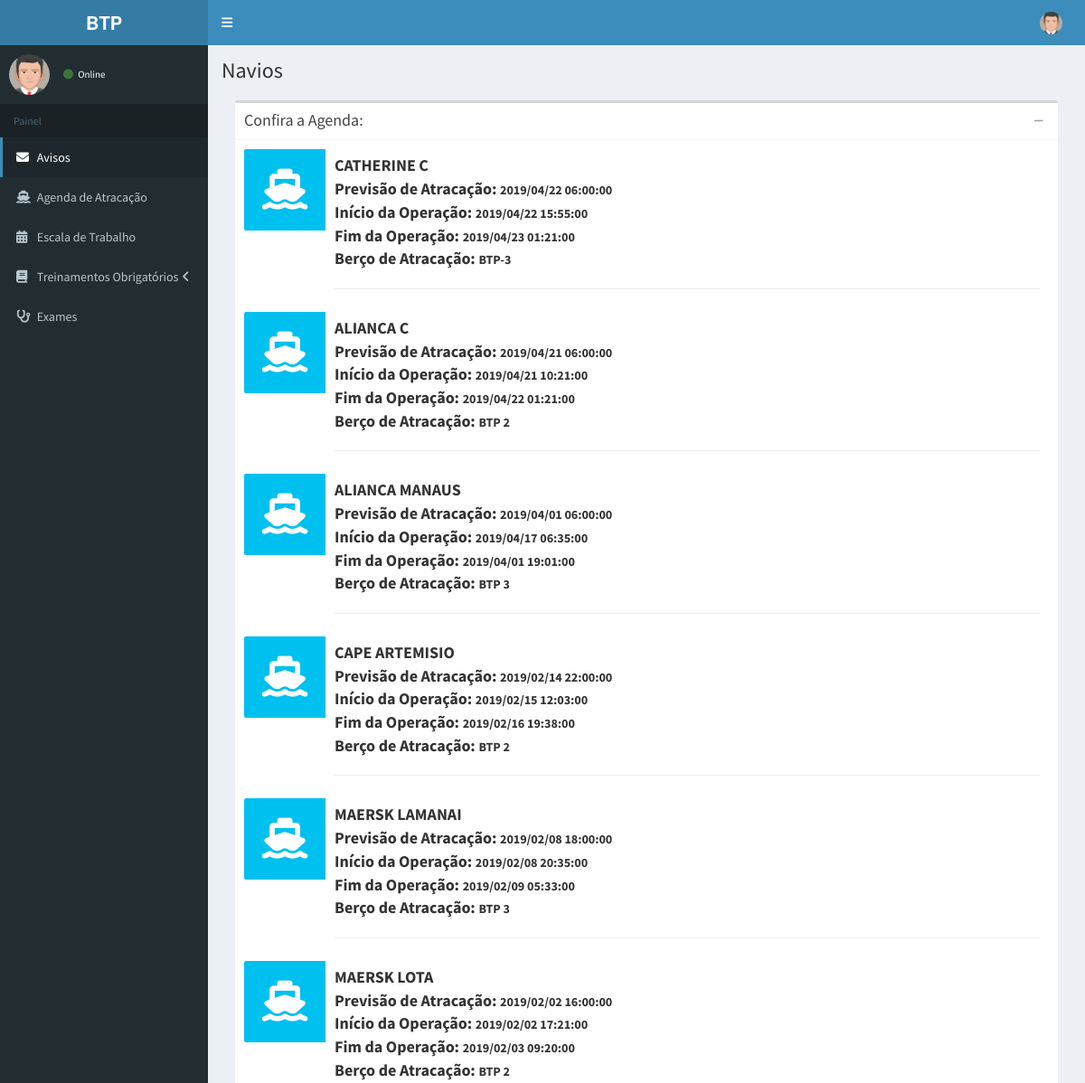
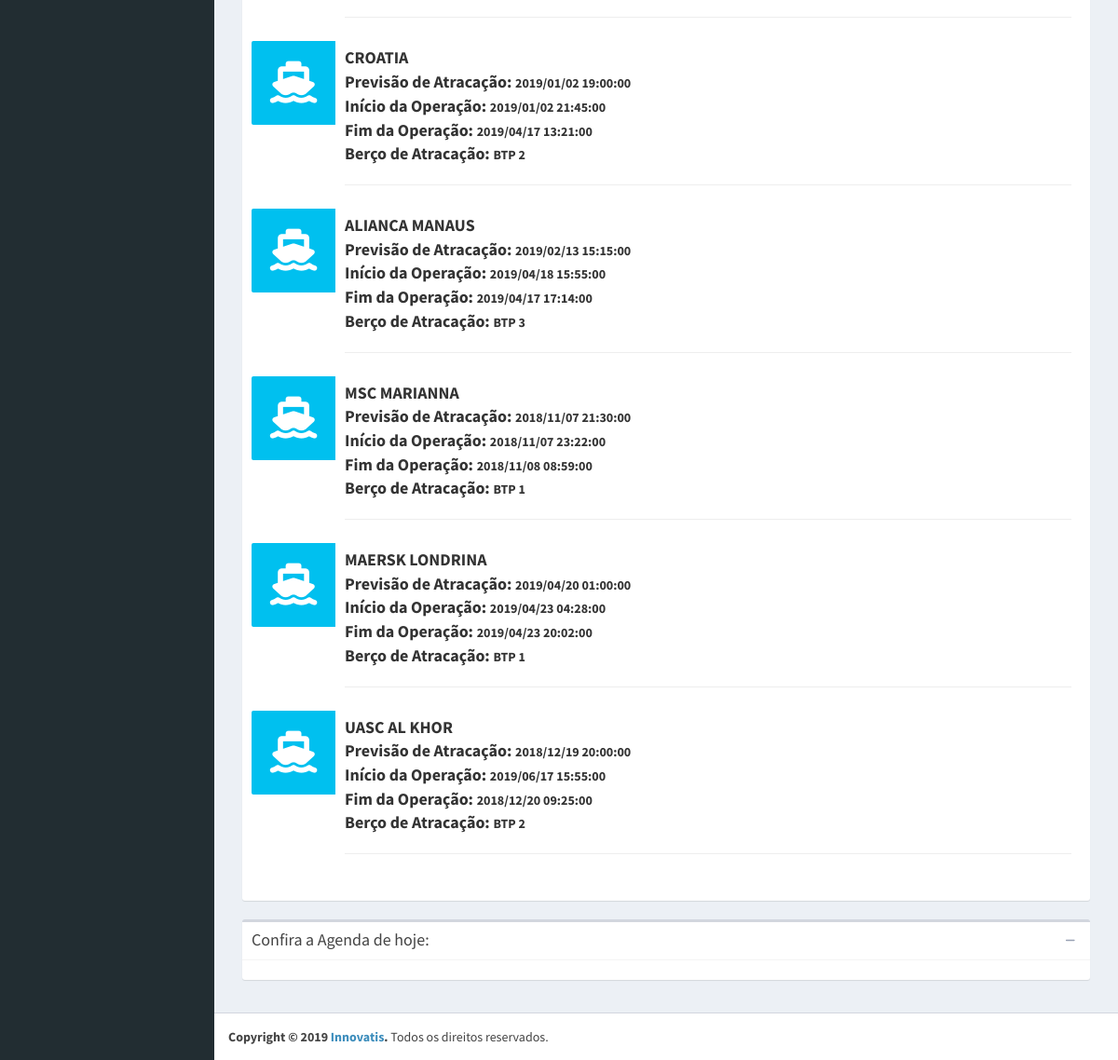
The app's page /AgendaNav.php (signed in) with its own data (2 pictures, top to bottom).
### tables this page shows
CREATE TABLE `navios` (
  `ID` int(11) NOT NULL,
  `BERTH_WINDOW` varchar(55) DEFAULT NULL,
  `CHEGADA_BARRA` varchar(55) DEFAULT NULL,
  `PREVISAO_ATRACACAO` varchar(55) DEFAULT NULL,
  `ESCA_DTHR_ATRACACAO` varchar(55) DEFAULT NULL,
  `INICIO_OPERACAO` varchar(55) DEFAULT NULL,
  `FIM_OPERCACAO` varchar(55) DEFAULT NULL,
  `DESATRACACAO` varchar(55) DEFAULT NULL,
  `NAVI_NOME` varchar(55) DEFAULT NULL,
  `HINA_QTDE_TOTAL_MOV` varchar(55) DEFAULT NULL,
  `HINA_CMPH` varchar(55) DEFAULT NULL,
  `SERVICO` varchar(55) DEFAULT NULL,
  `LINER` varchar(55) DEFAULT NULL,
  `BERCO_ATRACACAO` varchar(55) DEFAULT NULL
);

### consulta.php (called while the page is built, shortened)
<?php
$conn = new PDO('mysql:host=localhost;dbname=db_btp', "root", "");
$conn->setAttribute(PDO::ATTR_ERRMODE, PDO::ERRMODE_EXCEPTION);
$sql1Navio = "SELECT PREVISAO_ATRACACAO,NAVI_NOME,BERCO_ATRACACAO,INICIO_OPERACAO,FIM_OPERCACAO   FROM navios";
$resultnavio = $conn->query( $sql1Navio );
?>

### AgendaNav.php (the view, shortened to what this page needs)
<?php
require_once __DIR__."/consulta.php";
?>
<!DOCTYPE html>
<html>
<head>
  <link rel="stylesheet" href="bower_components/bootstrap/dist/css/bootstrap.min.css">
  <link rel="stylesheet" href="bower_components/font-awesome/css/font-awesome.min.css">
  <link rel="stylesheet" href="bower_components/Ionicons/css/ionicons.min.css">
  <link rel="stylesheet" href="dist/css/AdminLTE.min.css">
   <link rel="stylesheet" href="dist/css/Admin.css">
  <link rel="stylesheet" href="dist/css/skins/skin-blue.min.css">
</head>
<body class="hold-transition skin-blue sidebar-mini">
<div class="wrapper">
  <header class="main-header">
    <a href="#" class="logo">
      <span class="logo-lg"><b>BTP</b></span>
    </a>
    <nav class="navbar navbar-static-top" role="navigation">
      <a href="#" class="sidebar-toggle" data-toggle="push-menu" role="button">
      </a>
      <div class="navbar-custom-menu">
        <ul class="nav navbar-nav">
          <li class="dropdown user user-menu">
            <a href="#" class="dropdown-toggle" data-toggle="dropdown">
              <img src="dist/img/avatar5.png" class="user-image" alt="User Image">
            </a>
          </li>
        </ul>
      </div>
    </nav>
  </header>
  <aside class="main-sidebar">
    <section class="sidebar">
      <div class="user-panel">
        <div class="pull-left image">
          <img src="dist/img/avatar5.png" class="img-circle" alt="User Image">
        </div>
        <div class="pull-left info">
          <a href="#"><i class="fa fa-circle text-success"></i> Online</a>
        </div>
      </div>
      <ul class="sidebar-menu" data-widget="tree">
        <li class="header">Painel</li>
        <li class="active"><a href="dashboard.php"><i class="fa fa-envelope"></i> <span>Avisos</span></a></li>
        <li><a href="#"><i class="fa fa-ship"></i> <span>Agenda de Atracação</span></a></li>
        <li><a href="escala.php"><i class="fa fa-calendar"></i> <span>Escala de Trabalho</span></a></li>
        <li class="treeview">
          <a href="#"><i class="fa fa-book"></i> <span>Treinamentos Obrigatórios</span>
            <span class="pull-right-container">
                <i class="fa fa-angle-left pull-right"></i>
              </span>
          </a>
        </li>
         <li><a href="exames.php"><i class="fa fa-stethoscope"></i> <span>Exames</span></a></li>
      </ul>
    </section>
  </aside>
  <div class="content-wrapper">
    <section class="content-header">
      <h1>Navios</h1>
  <br/>
      <div class="col-xs-12 ">
        <div class="box mobile">
          <div class="box-header with-border">
            <h3 class="box-title">Confira a Agenda:</h3>
            <div class="box-tools pull-right">
                 <button type="button" class="btn btn-box-tool" data-widget="collapse"><i class="fa fa-minus"></i></button>
             </div>
          </div>
          <div class="box-body">
            <div class='col-md-12 col-sm-6 col-xs-12'>
              <div class="row">
          <?php
            while ($linha = $resultnavio->fetch(PDO::FETCH_ASSOC )) {
              echo "
                      <div class='info-box'>
                        <span class='info-box-icon bg-aqua'><i  class='fa fa-ship'></i></span>
                        <div class='info-box-content'>
                          <span class='info-box-number'>{$linha['NAVI_NOME']}</span>
                          <span class='info-box-number'>Previsão de Atracação: <small>{$linha['PREVISAO_ATRACACAO']}</small></span>
                           <span class='info-box-number'>Início da Operação: <small>{$linha['INICIO_OPERACAO']}</small></span>
                            <span class='info-box-number'>Fim da Operação: <small>{$linha['FIM_OPERCACAO']}</small></span>
                            <span class='info-box-number'>Berço de Atracação: <small>{$linha['BERCO_ATRACACAO']}</small></span>
                            <hr>
                        </div>
                      ";
              }?>
            </div>
          </div>
        </div>
          </div>
        </div>
      </div>
    </section>
    <section class="content container-fluid">
    <div class="col-xs-12 ">
        <div class="box mobile">
          <div class="box-header with-border">
            <h3 class="box-title">Confira a Agenda de hoje:</h3>
            <div class="box-tools pull-right">
                 <button type="button" class="btn btn-box-tool" data-widget="collapse"><i class="fa fa-minus"></i></button>
             </div>
          </div>
          <div class="box-body">
            <div class='col-md-12 col-sm-6 col-xs-12'>
          </div>
        </div>
          </div>
        </div>
    </section>
  </div>
  <footer class="main-footer">
    <strong>Copyright &copy; 2019 <a href="#">Innovatis</a>.</strong> Todos os direitos reservados.
  </footer>
</body>
</html>

### records on screen
navios: NAVI_NOME "CATHERINE C", PREVISAO_ATRACACAO "2019/04/22 06:00:00", INICIO_OPERACAO "2019/04/22 15:55:00", FIM_OPERCACAO "2019/04/23 01:21:00", BERCO_ATRACACAO "BTP-3"
navios: NAVI_NOME "ALIANCA C", PREVISAO_ATRACACAO "2019/04/21 06:00:00", INICIO_OPERACAO "2019/04/21 10:21:00", FIM_OPERCACAO "2019/04/22 01:21:00", BERCO_ATRACACAO "BTP 2"
navios: NAVI_NOME "ALIANCA MANAUS", PREVISAO_ATRACACAO "2019/04/01 06:00:00", INICIO_OPERACAO "2019/04/17 06:35:00", FIM_OPERCACAO "2019/04/01 19:01:00", BERCO_ATRACACAO "BTP 3"
navios: NAVI_NOME "CAPE ARTEMISIO", PREVISAO_ATRACACAO "2019/02/14 22:00:00", INICIO_OPERACAO "2019/02/15 12:03:00", FIM_OPERCACAO "2019/02/16 19:38:00", BERCO_ATRACACAO "BTP 2"
navios: NAVI_NOME "MAERSK LAMANAI", PREVISAO_ATRACACAO "2019/02/08 18:00:00", INICIO_OPERACAO "2019/02/08 20:35:00", FIM_OPERCACAO "2019/02/09 05:33:00", BERCO_ATRACACAO "BTP 3"
navios: NAVI_NOME "MAERSK LOTA", PREVISAO_ATRACACAO "2019/02/02 16:00:00", INICIO_OPERACAO "2019/02/02 17:21:00", FIM_OPERCACAO "2019/02/03 09:20:00", BERCO_ATRACACAO "BTP 2"
navios: NAVI_NOME "CROATIA", PREVISAO_ATRACACAO "2019/01/02 19:00:00", INICIO_OPERACAO "2019/01/02 21:45:00", FIM_OPERCACAO "2019/04/17 13:21:00", BERCO_ATRACACAO "BTP 2"
navios: NAVI_NOME "ALIANCA MANAUS", PREVISAO_ATRACACAO "2019/02/13 15:15:00", INICIO_OPERACAO "2019/04/18 15:55:00", FIM_OPERCACAO "2019/04/17 17:14:00", BERCO_ATRACACAO "BTP 3"
navios: NAVI_NOME "MSC MARIANNA", PREVISAO_ATRACACAO "2018/11/07 21:30:00", INICIO_OPERACAO "2018/11/07 23:22:00", FIM_OPERCACAO "2018/11/08 08:59:00", BERCO_ATRACACAO "BTP 1"
navios: NAVI_NOME "MAERSK LONDRINA", PREVISAO_ATRACACAO "2019/04/20 01:00:00", INICIO_OPERACAO "2019/04/23 04:28:00", FIM_OPERCACAO "2019/04/23 20:02:00", BERCO_ATRACACAO "BTP 1"
navios: NAVI_NOME "UASC AL KHOR", PREVISAO_ATRACACAO "2018/12/19 20:00:00", INICIO_OPERACAO "2019/06/17 15:55:00", FIM_OPERCACAO "2018/12/20 09:25:00", BERCO_ATRACACAO "BTP 2"
